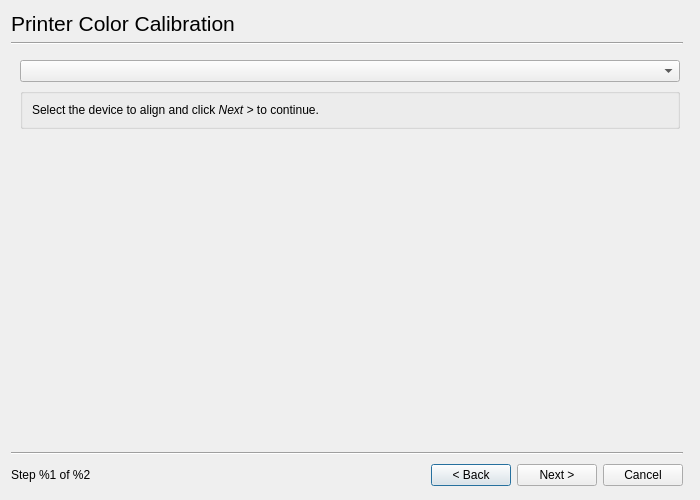
<ui version="4.0" >
 <class>Dialog</class>
 <widget class="QDialog" name="Dialog" >
  <property name="geometry" >
   <rect>
    <x>0</x>
    <y>0</y>
    <width>700</width>
    <height>500</height>
   </rect>
  </property>
  <property name="windowTitle" >
   <string>HP Device Manager - Printer Color Calibration</string>
  </property>
  <layout class="QGridLayout" >
   <item row="0" column="0" colspan="3" >
    <widget class="QLabel" name="label" >
     <property name="font" >
      <font>
       <pointsize>16</pointsize>
      </font>
     </property>
     <property name="text" >
      <string>Printer Color Calibration</string>
     </property>
    </widget>
   </item>
   <item row="1" column="0" colspan="5" >
    <widget class="Line" name="line" >
     <property name="orientation" >
      <enum>Qt::Horizontal</enum>
     </property>
    </widget>
   </item>
   <item row="2" column="0" colspan="6" >
    <widget class="QStackedWidget" name="StackedWidget" >
     <property name="frameShape" >
      <enum>QFrame::NoFrame</enum>
     </property>
     <property name="currentIndex" >
      <number>0</number>
     </property>
     <widget class="QWidget" name="StartPage" >
      <layout class="QGridLayout" >
       <item row="0" column="0" >
        <widget class="DeviceUriComboBox" name="DeviceComboBox" />
       </item>
       <item row="1" column="0" >
        <widget class="QGroupBox" name="groupBox" >
         <property name="title" >
          <string/>
         </property>
         <layout class="QGridLayout" >
          <item row="0" column="0" >
           <widget class="QLabel" name="label_2" >
            <property name="text" >
             <string>&lt;html>&lt;head>&lt;meta name="qrichtext" content="1" />&lt;style type="text/css">
p, li { white-space: pre-wrap; }
&lt;/style>&lt;/head>&lt;body style=" font-family:'Sans Serif'; font-size:9pt; font-weight:400; font-style:normal;">
&lt;p style=" margin-top:0px; margin-bottom:0px; margin-left:0px; margin-right:0px; -qt-block-indent:0; text-indent:0px;">Select the device to align and click &lt;span style=" font-style:italic;">Next &amp;gt;&lt;/span> to continue.&lt;/p>&lt;/body>&lt;/html></string>
            </property>
           </widget>
          </item>
         </layout>
        </widget>
       </item>
       <item row="2" column="0" >
        <spacer>
         <property name="orientation" >
          <enum>Qt::Vertical</enum>
         </property>
         <property name="sizeHint" >
          <size>
           <width>20</width>
           <height>40</height>
          </size>
         </property>
        </spacer>
       </item>
      </layout>
     </widget>
     <widget class="QWidget" name="LoadPaperPage" >
      <layout class="QGridLayout" >
       <item row="0" column="0" >
        <widget class="LoadPaperGroupBox" name="LoadPaper" >
         <property name="title" >
          <string/>
         </property>
        </widget>
       </item>
       <item row="1" column="0" >
        <spacer>
         <property name="orientation" >
          <enum>Qt::Vertical</enum>
         </property>
         <property name="sizeHint" >
          <size>
           <width>20</width>
           <height>181</height>
          </size>
         </property>
        </spacer>
       </item>
      </layout>
     </widget>
     <widget class="QWidget" name="Deskjet450Page" >
      <layout class="QGridLayout" >
       <item row="0" column="0" colspan="3" >
        <widget class="QLabel" name="label_3" >
         <property name="text" >
          <string>&lt;html>&lt;head>&lt;meta name="qrichtext" content="1" />&lt;style type="text/css">
p, li { white-space: pre-wrap; }
&lt;/style>&lt;/head>&lt;body style=" font-family:'Sans Serif'; font-size:9pt; font-weight:400; font-style:normal;">
&lt;p style=" margin-top:0px; margin-bottom:0px; margin-left:0px; margin-right:0px; -qt-block-indent:0; text-indent:0px;">Choose the numbered image labeled "1" thru "7" that is &lt;span style=" font-weight:600;">best color matched&lt;/span> to the image labeled "X".&lt;/p>&lt;/body>&lt;/html></string>
         </property>
         <property name="wordWrap" >
          <bool>true</bool>
         </property>
        </widget>
       </item>
       <item row="1" column="1" >
        <spacer>
         <property name="orientation" >
          <enum>Qt::Vertical</enum>
         </property>
         <property name="sizeHint" >
          <size>
           <width>20</width>
           <height>40</height>
          </size>
         </property>
        </spacer>
       </item>
       <item row="2" column="0" >
        <spacer>
         <property name="orientation" >
          <enum>Qt::Horizontal</enum>
         </property>
         <property name="sizeHint" >
          <size>
           <width>111</width>
           <height>20</height>
          </size>
         </property>
        </spacer>
       </item>
       <item row="2" column="1" >
        <layout class="QHBoxLayout" >
         <item>
          <widget class="QLabel" name="label_4" >
           <property name="text" >
            <string>Best Matched Image:</string>
           </property>
          </widget>
         </item>
         <item>
          <widget class="QComboBox" name="Deskjet450ComboBox" >
           <item>
            <property name="text" >
             <string>1</string>
            </property>
           </item>
           <item>
            <property name="text" >
             <string>2</string>
            </property>
           </item>
           <item>
            <property name="text" >
             <string>3</string>
            </property>
           </item>
           <item>
            <property name="text" >
             <string>4</string>
            </property>
           </item>
           <item>
            <property name="text" >
             <string>5</string>
            </property>
           </item>
           <item>
            <property name="text" >
             <string>6</string>
            </property>
           </item>
           <item>
            <property name="text" >
             <string>7</string>
            </property>
           </item>
          </widget>
         </item>
        </layout>
       </item>
       <item row="2" column="2" >
        <spacer>
         <property name="orientation" >
          <enum>Qt::Horizontal</enum>
         </property>
         <property name="sizeHint" >
          <size>
           <width>221</width>
           <height>20</height>
          </size>
         </property>
        </spacer>
       </item>
       <item row="3" column="1" >
        <spacer>
         <property name="orientation" >
          <enum>Qt::Vertical</enum>
         </property>
         <property name="sizeHint" >
          <size>
           <width>20</width>
           <height>40</height>
          </size>
         </property>
        </spacer>
       </item>
      </layout>
     </widget>
     <widget class="QWidget" name="CrickPage" >
      <layout class="QGridLayout" >
       <item row="0" column="0" colspan="3" >
        <widget class="QLabel" name="label_5" >
         <property name="text" >
          <string>&lt;html>&lt;head>&lt;meta name="qrichtext" content="1" />&lt;style type="text/css">
p, li { white-space: pre-wrap; }
&lt;/style>&lt;/head>&lt;body style=" font-family:'Sans Serif'; font-size:9pt; font-weight:400; font-style:normal;">
&lt;p style=" margin-top:0px; margin-bottom:0px; margin-left:0px; margin-right:0px; -qt-block-indent:0; text-indent:0px;">&lt;span style=" font-weight:600;">A page of color patches is printing.  When it is complete, follow these steps:&lt;/span> &lt;/p>
&lt;p style=" margin-top:12px; margin-bottom:12px; margin-left:0px; margin-right:0px; -qt-block-indent:0; text-indent:0px;">&lt;span style=" font-weight:600;">1.&lt;/span> Hold the page approximately 8 inches (~20cm) in front of your eyes. &lt;/p>
&lt;p style=" margin-top:12px; margin-bottom:12px; margin-left:0px; margin-right:0px; -qt-block-indent:0; text-indent:0px;">&lt;span style=" font-weight:600;">2.&lt;/span> Slowly move the page away from you until the numbered patches fade to match the background. &lt;/p>
&lt;p style=" margin-top:12px; margin-bottom:12px; margin-left:0px; margin-right:0px; -qt-block-indent:0; text-indent:0px;">&lt;span style=" font-weight:600;">3.&lt;/span> Select the number (below) between &lt;span style=" font-style:italic;">1&lt;/span> and &lt;span style=" font-style:italic;">81 &lt;/span>of the numbered patch that &lt;span style=" font-weight:600;">best &lt;/span>matches the background:&lt;/p>&lt;/body>&lt;/html></string>
         </property>
         <property name="wordWrap" >
          <bool>true</bool>
         </property>
        </widget>
       </item>
       <item row="1" column="1" >
        <spacer>
         <property name="orientation" >
          <enum>Qt::Vertical</enum>
         </property>
         <property name="sizeHint" >
          <size>
           <width>20</width>
           <height>40</height>
          </size>
         </property>
        </spacer>
       </item>
       <item row="2" column="0" >
        <spacer>
         <property name="orientation" >
          <enum>Qt::Horizontal</enum>
         </property>
         <property name="sizeHint" >
          <size>
           <width>40</width>
           <height>20</height>
          </size>
         </property>
        </spacer>
       </item>
       <item row="2" column="1" >
        <layout class="QHBoxLayout" >
         <item>
          <widget class="QLabel" name="label_6" >
           <property name="text" >
            <string>Number of &lt;b>best&lt;/b> matching patch (1-81):</string>
           </property>
          </widget>
         </item>
         <item>
          <widget class="QSpinBox" name="CrickSpinBox" >
           <property name="prefix" >
            <string/>
           </property>
           <property name="minimum" >
            <number>1</number>
           </property>
           <property name="maximum" >
            <number>81</number>
           </property>
           <property name="value" >
            <number>41</number>
           </property>
          </widget>
         </item>
        </layout>
       </item>
       <item row="2" column="2" >
        <spacer>
         <property name="orientation" >
          <enum>Qt::Horizontal</enum>
         </property>
         <property name="sizeHint" >
          <size>
           <width>40</width>
           <height>20</height>
          </size>
         </property>
        </spacer>
       </item>
       <item row="3" column="1" >
        <spacer>
         <property name="orientation" >
          <enum>Qt::Vertical</enum>
         </property>
         <property name="sizeHint" >
          <size>
           <width>20</width>
           <height>40</height>
          </size>
         </property>
        </spacer>
       </item>
      </layout>
     </widget>
     <widget class="QWidget" name="LBowPage" >
      <layout class="QGridLayout" >
       <item row="0" column="0" colspan="5" >
        <widget class="QLabel" name="label_12" >
         <property name="text" >
          <string>Choose the numbered colored box that the color &lt;b>best &lt;/b>matches the background color of the bar.</string>
         </property>
         <property name="wordWrap" >
          <bool>true</bool>
         </property>
        </widget>
       </item>
       <item row="1" column="1" >
        <spacer>
         <property name="orientation" >
          <enum>Qt::Vertical</enum>
         </property>
         <property name="sizeHint" >
          <size>
           <width>20</width>
           <height>40</height>
          </size>
         </property>
        </spacer>
       </item>
       <item row="2" column="0" >
        <spacer>
         <property name="orientation" >
          <enum>Qt::Horizontal</enum>
         </property>
         <property name="sizeHint" >
          <size>
           <width>40</width>
           <height>20</height>
          </size>
         </property>
        </spacer>
       </item>
       <item row="2" column="1" >
        <widget class="QLabel" name="LBowIcon" >
         <property name="sizePolicy" >
          <sizepolicy vsizetype="Fixed" hsizetype="Fixed" >
           <horstretch>0</horstretch>
           <verstretch>0</verstretch>
          </sizepolicy>
         </property>
         <property name="minimumSize" >
          <size>
           <width>85</width>
           <height>90</height>
          </size>
         </property>
         <property name="maximumSize" >
          <size>
           <width>85</width>
           <height>90</height>
          </size>
         </property>
         <property name="frameShape" >
          <enum>QFrame::NoFrame</enum>
         </property>
         <property name="text" >
          <string/>
         </property>
        </widget>
       </item>
       <item row="2" column="2" >
        <spacer>
         <property name="orientation" >
          <enum>Qt::Horizontal</enum>
         </property>
         <property name="sizeHint" >
          <size>
           <width>31</width>
           <height>20</height>
          </size>
         </property>
        </spacer>
       </item>
       <item row="2" column="3" >
        <layout class="QHBoxLayout" >
         <item>
          <widget class="QLabel" name="LBowLabel" >
           <property name="text" >
            <string>Line %1:</string>
           </property>
          </widget>
         </item>
         <item>
          <widget class="QComboBox" name="LBowComboBox" />
         </item>
        </layout>
       </item>
       <item row="2" column="4" >
        <spacer>
         <property name="orientation" >
          <enum>Qt::Horizontal</enum>
         </property>
         <property name="sizeHint" >
          <size>
           <width>40</width>
           <height>20</height>
          </size>
         </property>
        </spacer>
       </item>
       <item row="3" column="1" >
        <spacer>
         <property name="orientation" >
          <enum>Qt::Vertical</enum>
         </property>
         <property name="sizeHint" >
          <size>
           <width>20</width>
           <height>40</height>
          </size>
         </property>
        </spacer>
       </item>
      </layout>
     </widget>
     <widget class="QWidget" name="ConneryPage" >
      <layout class="QGridLayout" >
       <item row="0" column="0" colspan="5" >
        <widget class="QLabel" name="label_7" >
         <property name="text" >
          <string>&lt;html>&lt;head>&lt;meta name="qrichtext" content="1" />&lt;style type="text/css">
p, li { white-space: pre-wrap; }
&lt;/style>&lt;/head>&lt;body style=" font-family:'Sans Serif'; font-size:9pt; font-weight:400; font-style:normal;">
&lt;p style=" margin-top:0px; margin-bottom:0px; margin-left:0px; margin-right:0px; -qt-block-indent:0; text-indent:0px;">1. Hold the calibration page at arm's length in front of your eyes.&lt;/p>
&lt;p style="-qt-paragraph-type:empty; margin-top:0px; margin-bottom:0px; margin-left:0px; margin-right:0px; -qt-block-indent:0; text-indent:0px;">&lt;/p>
&lt;p style=" margin-top:0px; margin-bottom:0px; margin-left:0px; margin-right:0px; -qt-block-indent:0; text-indent:0px;">2. Tilt the page away from you. Look at the two large squares, each containing colored patches. For each large square, find the colored path that &lt;span style=" font-weight:600;">most closely&lt;/span> matches the background color.&lt;/p>
&lt;p style="-qt-paragraph-type:empty; margin-top:0px; margin-bottom:0px; margin-left:0px; margin-right:0px; -qt-block-indent:0; text-indent:0px;">&lt;/p>
&lt;p style=" margin-top:0px; margin-bottom:0px; margin-left:0px; margin-right:0px; -qt-block-indent:0; text-indent:0px;">3. Choose the letter and number for the matching patches for the gray and color plots.&lt;/p>&lt;/body>&lt;/html></string>
         </property>
         <property name="wordWrap" >
          <bool>true</bool>
         </property>
        </widget>
       </item>
       <item row="1" column="2" >
        <spacer>
         <property name="orientation" >
          <enum>Qt::Vertical</enum>
         </property>
         <property name="sizeHint" >
          <size>
           <width>20</width>
           <height>40</height>
          </size>
         </property>
        </spacer>
       </item>
       <item row="2" column="0" >
        <spacer>
         <property name="orientation" >
          <enum>Qt::Horizontal</enum>
         </property>
         <property name="sizeHint" >
          <size>
           <width>40</width>
           <height>20</height>
          </size>
         </property>
        </spacer>
       </item>
       <item row="2" column="1" colspan="3" >
        <layout class="QHBoxLayout" >
         <item>
          <widget class="QGroupBox" name="groupBox_2" >
           <property name="title" >
            <string>Gray Plot</string>
           </property>
           <layout class="QGridLayout" >
            <item row="0" column="0" >
             <spacer>
              <property name="orientation" >
               <enum>Qt::Horizontal</enum>
              </property>
              <property name="sizeHint" >
               <size>
                <width>21</width>
                <height>20</height>
               </size>
              </property>
             </spacer>
            </item>
            <item row="0" column="1" colspan="2" >
             <widget class="QLabel" name="ConneryGrayPatchIcon" >
              <property name="sizePolicy" >
               <sizepolicy vsizetype="Fixed" hsizetype="Fixed" >
                <horstretch>0</horstretch>
                <verstretch>0</verstretch>
               </sizepolicy>
              </property>
              <property name="minimumSize" >
               <size>
                <width>75</width>
                <height>75</height>
               </size>
              </property>
              <property name="maximumSize" >
               <size>
                <width>75</width>
                <height>75</height>
               </size>
              </property>
              <property name="frameShape" >
               <enum>QFrame::NoFrame</enum>
              </property>
              <property name="text" >
               <string/>
              </property>
             </widget>
            </item>
            <item row="0" column="3" >
             <spacer>
              <property name="orientation" >
               <enum>Qt::Horizontal</enum>
              </property>
              <property name="sizeHint" >
               <size>
                <width>21</width>
                <height>20</height>
               </size>
              </property>
             </spacer>
            </item>
            <item row="1" column="0" colspan="2" >
             <widget class="QComboBox" name="ConneryGrayLetterComboBox" />
            </item>
            <item row="1" column="2" colspan="2" >
             <widget class="QComboBox" name="ConneryGrayNumberComboBox" />
            </item>
           </layout>
          </widget>
         </item>
         <item>
          <widget class="QGroupBox" name="groupBox_3" >
           <property name="title" >
            <string>Color Plot</string>
           </property>
           <layout class="QGridLayout" >
            <item row="0" column="0" >
             <spacer>
              <property name="orientation" >
               <enum>Qt::Horizontal</enum>
              </property>
              <property name="sizeHint" >
               <size>
                <width>21</width>
                <height>20</height>
               </size>
              </property>
             </spacer>
            </item>
            <item row="0" column="1" colspan="2" >
             <widget class="QLabel" name="ConneryColorPatchIcon" >
              <property name="sizePolicy" >
               <sizepolicy vsizetype="Fixed" hsizetype="Fixed" >
                <horstretch>0</horstretch>
                <verstretch>0</verstretch>
               </sizepolicy>
              </property>
              <property name="minimumSize" >
               <size>
                <width>75</width>
                <height>75</height>
               </size>
              </property>
              <property name="maximumSize" >
               <size>
                <width>75</width>
                <height>75</height>
               </size>
              </property>
              <property name="frameShape" >
               <enum>QFrame::NoFrame</enum>
              </property>
              <property name="text" >
               <string/>
              </property>
             </widget>
            </item>
            <item row="0" column="3" >
             <spacer>
              <property name="orientation" >
               <enum>Qt::Horizontal</enum>
              </property>
              <property name="sizeHint" >
               <size>
                <width>31</width>
                <height>75</height>
               </size>
              </property>
             </spacer>
            </item>
            <item row="1" column="0" colspan="2" >
             <widget class="QComboBox" name="ConneryColorLetterComboBox" />
            </item>
            <item row="1" column="2" colspan="2" >
             <widget class="QComboBox" name="ConneryColorNumberComboBox" />
            </item>
           </layout>
          </widget>
         </item>
        </layout>
       </item>
       <item row="2" column="4" >
        <spacer>
         <property name="orientation" >
          <enum>Qt::Horizontal</enum>
         </property>
         <property name="sizeHint" >
          <size>
           <width>81</width>
           <height>20</height>
          </size>
         </property>
        </spacer>
       </item>
       <item row="3" column="1" >
        <spacer>
         <property name="orientation" >
          <enum>Qt::Vertical</enum>
         </property>
         <property name="sizeHint" >
          <size>
           <width>20</width>
           <height>21</height>
          </size>
         </property>
        </spacer>
       </item>
       <item rowspan="2" row="3" column="3" >
        <spacer>
         <property name="orientation" >
          <enum>Qt::Vertical</enum>
         </property>
         <property name="sizeHint" >
          <size>
           <width>20</width>
           <height>51</height>
          </size>
         </property>
        </spacer>
       </item>
       <item row="4" column="0" colspan="2" >
        <widget class="QCheckBox" name="ConneryUseFactoryDefaultsCheckBox" >
         <property name="text" >
          <string>Use Factory Defaults</string>
         </property>
        </widget>
       </item>
      </layout>
     </widget>
     <widget class="QWidget" name="FrontPanelPage" >
      <layout class="QGridLayout" >
       <item row="0" column="0" >
        <widget class="QLabel" name="label_8" >
         <property name="text" >
          <string>&lt;html>&lt;head>&lt;meta name="qrichtext" content="1" />&lt;style type="text/css">
p, li { white-space: pre-wrap; }
&lt;/style>&lt;/head>&lt;body style=" font-family:'DejaVu Sans'; font-size:10pt; font-weight:400; font-style:normal;">
&lt;p style=" margin-top:0px; margin-bottom:0px; margin-left:0px; margin-right:0px; -qt-block-indent:0; text-indent:0px;">&lt;span style=" font-weight:600;">Cartridge alignment on this printer is only available by accessing the front panel of the printer.&lt;/span> Please refer to the user guide for the printer for more information. Click &lt;span style=" font-style:italic;">Finish&lt;/span> to exit.&lt;/p>&lt;/body>&lt;/html></string>
         </property>
         <property name="wordWrap" >
          <bool>true</bool>
         </property>
        </widget>
       </item>
       <item row="1" column="0" >
        <spacer>
         <property name="orientation" >
          <enum>Qt::Vertical</enum>
         </property>
         <property name="sizeHint" >
          <size>
           <width>20</width>
           <height>40</height>
          </size>
         </property>
        </spacer>
       </item>
      </layout>
     </widget>
    </widget>
   </item>
   <item row="3" column="0" colspan="5" >
    <widget class="Line" name="line_2" >
     <property name="orientation" >
      <enum>Qt::Horizontal</enum>
     </property>
    </widget>
   </item>
   <item row="4" column="0" >
    <widget class="QLabel" name="StepText" >
     <property name="text" >
      <string>Step %1 of %2</string>
     </property>
    </widget>
   </item>
   <item row="4" column="1" >
    <spacer>
     <property name="orientation" >
      <enum>Qt::Horizontal</enum>
     </property>
     <property name="sizeHint" >
      <size>
       <width>141</width>
       <height>28</height>
      </size>
     </property>
    </spacer>
   </item>
   <item row="4" column="2" >
    <widget class="QPushButton" name="BackButton" >
     <property name="text" >
      <string>&lt; Back</string>
     </property>
    </widget>
   </item>
   <item row="4" column="3" >
    <widget class="QPushButton" name="NextButton" >
     <property name="text" >
      <string>Next ></string>
     </property>
    </widget>
   </item>
   <item row="4" column="4" >
    <widget class="QPushButton" name="CancelButton" >
     <property name="text" >
      <string>Cancel</string>
     </property>
    </widget>
   </item>
  </layout>
 </widget>
 <customwidgets>
  <customwidget>
   <class>DeviceUriComboBox</class>
   <extends>QComboBox</extends>
   <header>deviceuricombobox.h</header>
  </customwidget>
  <customwidget>
   <class>LoadPaperGroupBox</class>
   <extends>QGroupBox</extends>
   <header>loadpapergroupbox.h</header>
   <container>1</container>
  </customwidget>
 </customwidgets>
 <resources/>
 <connections>
  <connection>
   <sender>ConneryUseFactoryDefaultsCheckBox</sender>
   <signal>clicked(bool)</signal>
   <receiver>groupBox_2</receiver>
   <slot>setDisabled(bool)</slot>
   <hints>
    <hint type="sourcelabel" >
     <x>98</x>
     <y>417</y>
    </hint>
    <hint type="destinationlabel" >
     <x>146</x>
     <y>221</y>
    </hint>
   </hints>
  </connection>
  <connection>
   <sender>ConneryUseFactoryDefaultsCheckBox</sender>
   <signal>clicked(bool)</signal>
   <receiver>groupBox_3</receiver>
   <slot>setDisabled(bool)</slot>
   <hints>
    <hint type="sourcelabel" >
     <x>158</x>
     <y>427</y>
    </hint>
    <hint type="destinationlabel" >
     <x>324</x>
     <y>222</y>
    </hint>
   </hints>
  </connection>
 </connections>
</ui>
